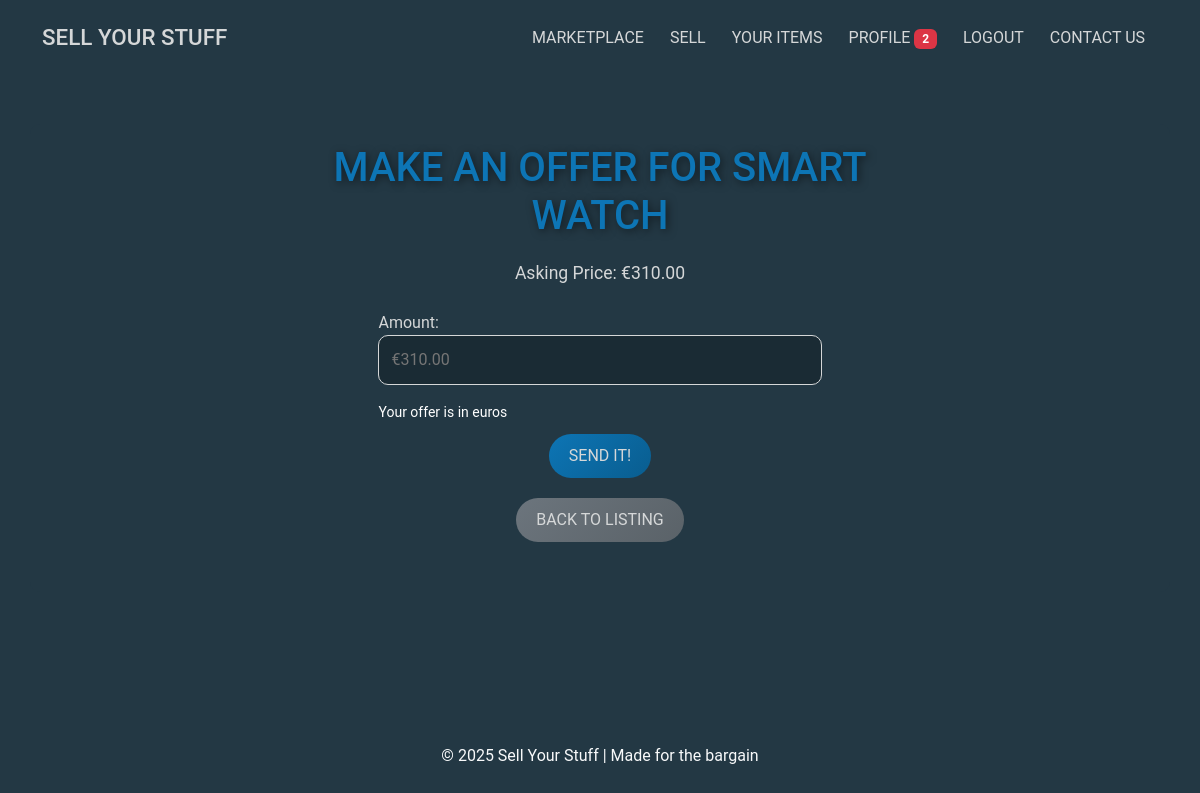
/sales/offer/13/ (signed in), run on an earlier commit of the app's database.
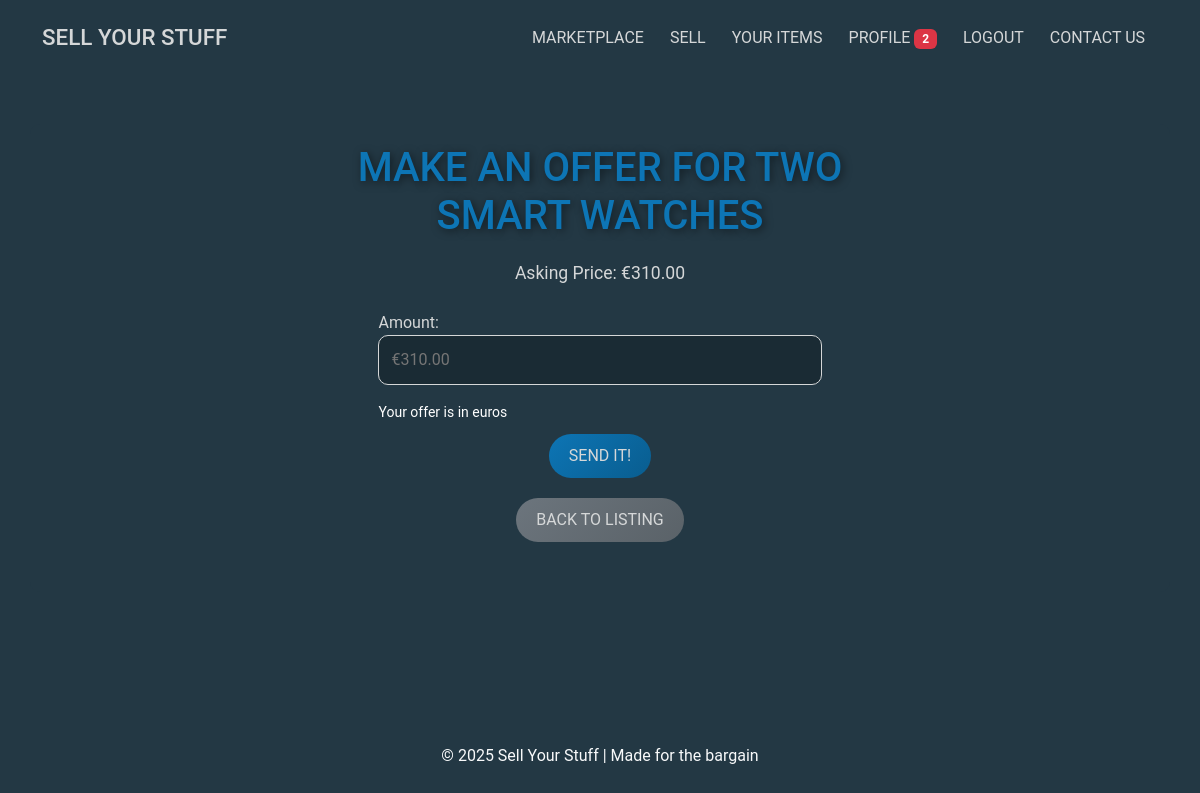
And on a later commit of the database.
### sales/models.py (models this page shows, shortened)
class Sale(models.Model):
    STATUS_CHOICES = [
        ("available", "Available"),
        ("sold", "Sold"),
        ("pending", "Pending"),  # Pending approval by seller
    ]
    user = models.ForeignKey(User, on_delete=models.CASCADE)  # Seller
    title = models.CharField(max_length=200)
    description = models.TextField()
    price = models.DecimalField(max_digits=10, decimal_places=2)
    main_image = models.ImageField(
        upload_to="product_images/", blank=True, null=True
    )  # Main image
    image_1 = models.ImageField(upload_to="product_images/", blank=True, null=True)
    image_2 = models.ImageField(upload_to="product_images/", blank=True, null=True)
    image_3 = models.ImageField(upload_to="product_images/", blank=True, null=True)
    video = models.FileField(
        upload_to="product_videos/", blank=True, null=True
    )  # Video upload field
    status = models.CharField(
        max_length=20,
        choices=[("available", "Available"), ("pending", "Pending"), ("sold", "Sold")],
        default="available",
    )
    created_at = models.DateTimeField(auto_now_add=True)
    updated_at = models.DateTimeField(auto_now=True)  # Updates on save

### sales/views.py (the view)
# urls.py: path("offer/<int:sale_id>/", views.make_offer, name="make_offer"),
@login_required
def make_offer(request, sale_id):
    sale = get_object_or_404(Sale, id=sale_id)
    if sale.status != "available":
        return redirect("market_list")
    if request.method == "POST":
        form = OfferForm(request.POST, sale=sale)  # Pass sale here
        if form.is_valid():
            offer = form.save(commit=False)
            offer.sale = sale
            offer.buyer = request.user
            offer.save()
            Notification.objects.create(
                user=sale.user,
                message=f"New offer of €{offer.amount} on your item '{sale.title}' from {request.user.username}!",
            )
            return redirect("sale_detail", sale_id=sale.id)
    else:
        form = OfferForm(sale=sale)  # Pass sale here
    return render(request, "sales/make_offer.html", {"sale": sale, "form": form})

### sales/forms.py (shortened to what this page needs)
class OfferForm(forms.ModelForm):
    def __init__(self, *args, sale=None, **kwargs):
        super(OfferForm, self).__init__(*args, **kwargs)
        if sale:
            placeholder_text = f"€{sale.price}"
            self.fields["amount"].widget = forms.NumberInput(
                attrs={
                    "step": "0.01",
                    "min": "0.01",
                    "placeholder": placeholder_text,
                }
            )
        self.sale = sale  # Store sale as an instance attribute for validation
    class Meta:
        model = Offer
        fields = ["amount"]

### sell_ur_stuff_site/context_processors.py (called while the page is built)
def unread_notifications(request):
    if request.user.is_authenticated:
        unread_count = Notification.objects.filter(
            user=request.user, is_read=False
        ).count()
    else:
        unread_count = 0
    return {"unread_notifications": unread_count}

### sales/templates/sales/make_offer.html (shortened to what this page needs)
{% extends "base.html" %}
{% load static %}
{% load widget_tweaks %}
{% block content %}
<div class="container mt-5 auth-container animate__animated animate__fadeIn">
    <div class="row justify-content-center">
        <div class="col-lg-6 col-md-8">
            <h2 class="auth-title">Make an Offer for {{ sale.title }}</h2>
            <p class="auth-prompt">Asking Price: €{{ sale.price }}</p>
            <form method="post" class="auth-form">
                <div class="auth-field">
                    {{ form.amount.label_tag }}
                    {{ form.amount|add_class:"auth-field-input" }}
                    <small class="form-text text-white">Your offer is in euros</small>
                </div>
                <button type="submit" class="btn-custom">SEND IT!</button>
                <a href="{% url 'sale_detail' sale.id %}" class="btn-custom cancel">Back to Listing</a>
            </form>
        </div>
    </div>
</div>
{% endblock content %}

What changed in the data, as far as the page shows it:
changed Sale: title "SMART WATCH" → "TWO SMART WATCHES"
